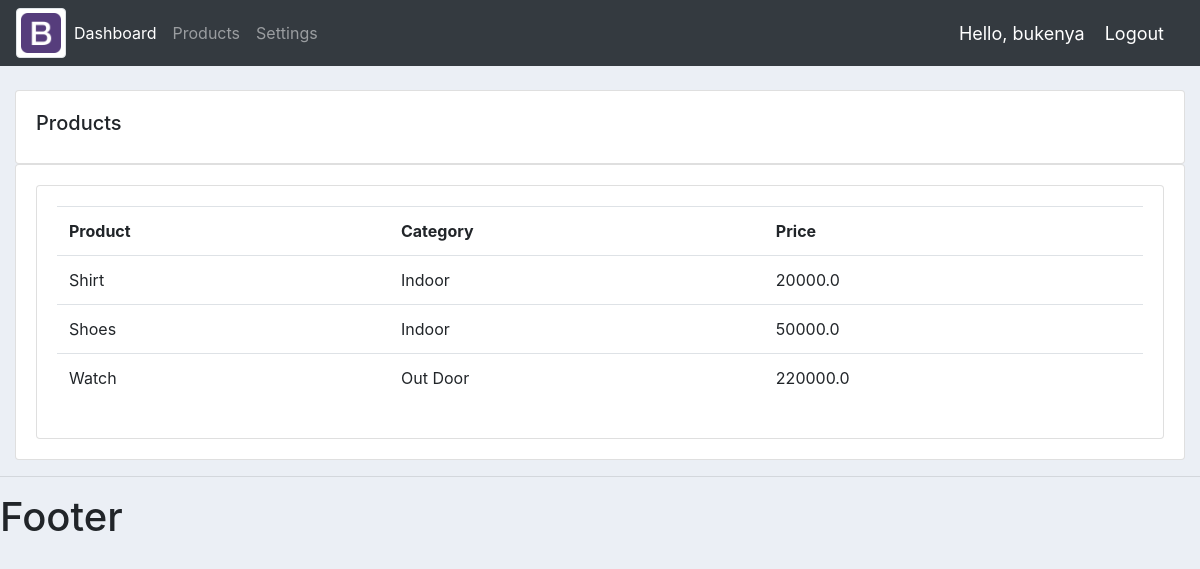
Screenshot of /products/ (signed in) with the database file from the repository.
### accounts/models.py (models this page shows, shortened)
class Product(models.Model):
	name = models.CharField(max_length=200, null=True)
	price = models.FloatField(null=True)
	category = models.CharField(max_length=200, null=True, choices=CATEGORY)
	description = models.TextField(null=True)
	date_created = models.DateTimeField(auto_now_add=True)
	tags = models.ManyToManyField(Tag)

### accounts/views.py (the view)
# urls.py: path('products/', products, name="products"),
@login_required()
def products(request):
	products = Product.objects.all()
	context = {
		'products':products,
	}
	return render(request, 'accounts/products.html', context)

### accounts/templates/accounts/products.html
{% extends 'base.html' %}
{% block content %}
<br>
<div class="row">
	<div class="col-md">
		<div class="card card-body">
			<h5>Products</h5>
		</div>
		<div class="card card-body">
			<div class="card card-body">
				<table class="table">
					<tr>
						<th>Product</th>
						<th>Category</th>
						<th>Price</th>
					</tr>
						{% for item in products %}
						<tr>
							<td>{{item.name}}</td>
							<td>{{item.category}}</td>
							<td>{{item.price}}</td>
						</tr>
						{% endfor %}
				</table>
			</div>
		</div>
	</div>
</div>
{% endblock %}

### accounts/templates/accounts/navbar.html (shortened to what this page needs)
{% load static %}
<nav class="navbar navbar-expand-lg navbar-dark bg-dark">
  <img class="img-fluid img-thumbnail rounded mx-auto d-block" height="60px" width="50px"  alt="Responsive image" src="{% static 'images/logo.png'%}">
  <div class="collapse navbar-collapse" id="navbarNavAltMarkup">
    <div class="navbar-nav">
      <a class="nav-item nav-link active" href="{% url 'accounts:home' %}">Dashboard</a>
      <a class="nav-item nav-link" href="{% url 'accounts:products' %}">Products</a>
        <a class="nav-item nav-link" href="#">Settings</a>
    </div>
  </div>
  <span class="hello-msg">Hello, {{request.user}}</span>
  <span><a class="hello-msg" href="{% url 'accounts:logout' %}">Logout</a></span>
</nav>

### static/css/main.css (style rules this page uses)
body { background-color: #ebeff5; }

### accounts/templates/accounts/navbar.html (style rules this page uses)
.hello-msg { font-size: 18px; color: #fff; margin-right: 20px; }

### rows the page displays
Product: name "Shirt", category "Indoor", price "20000.0"
Product: name "Shoes", category "Indoor", price "50000.0"
Product: name "Watch", category "Out Door", price "220000.0"

### other values shown
{{ request.user }} "bukenya"
